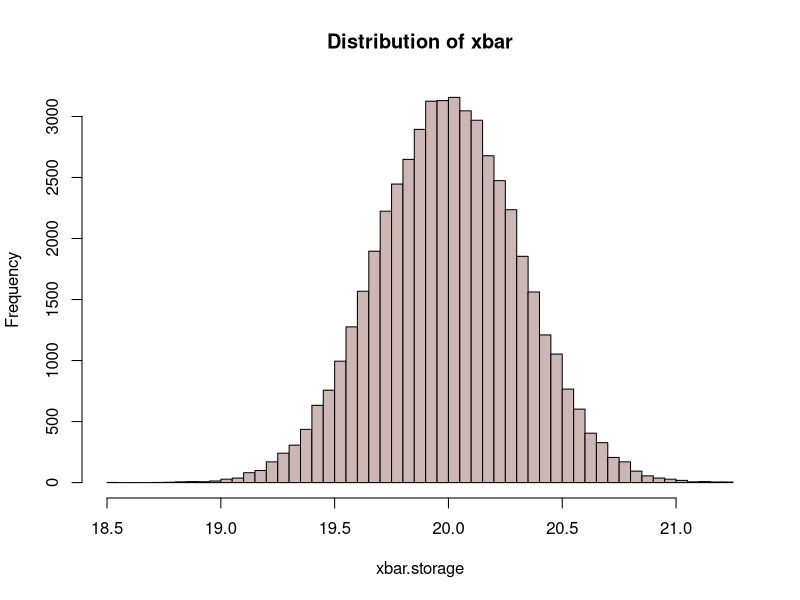
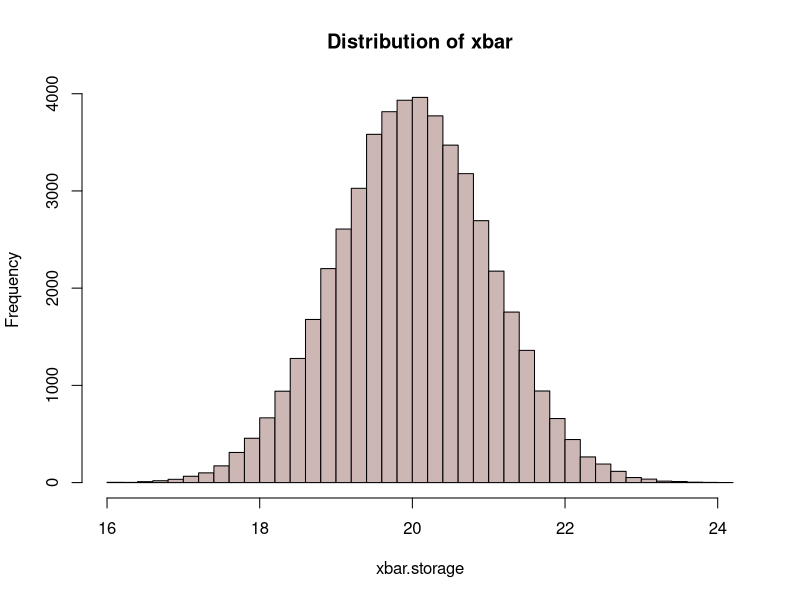
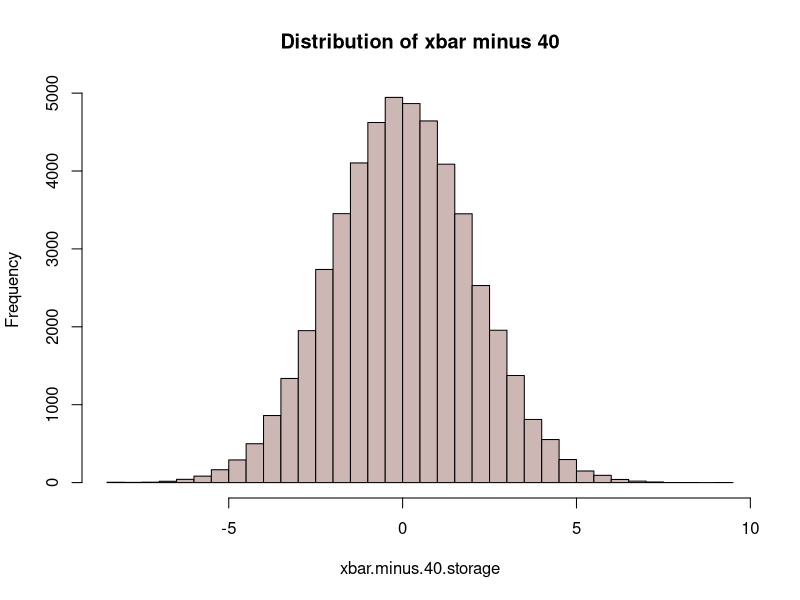
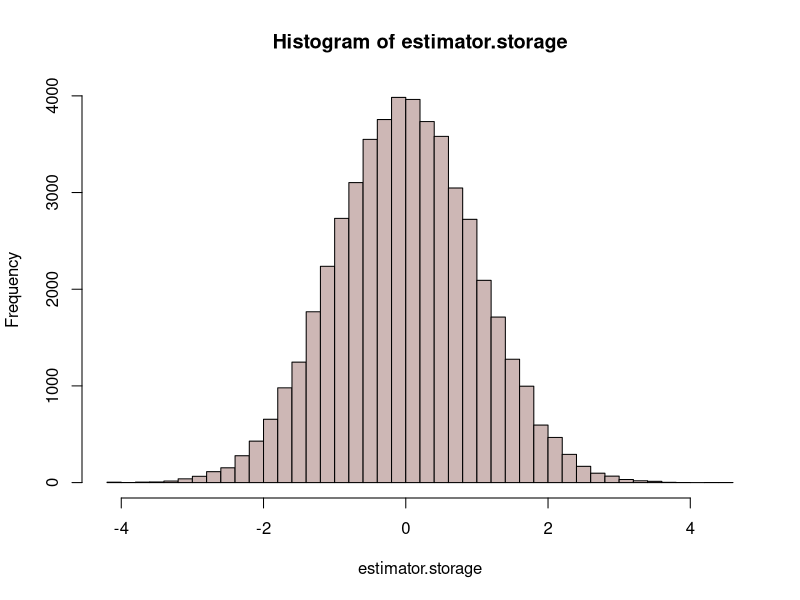
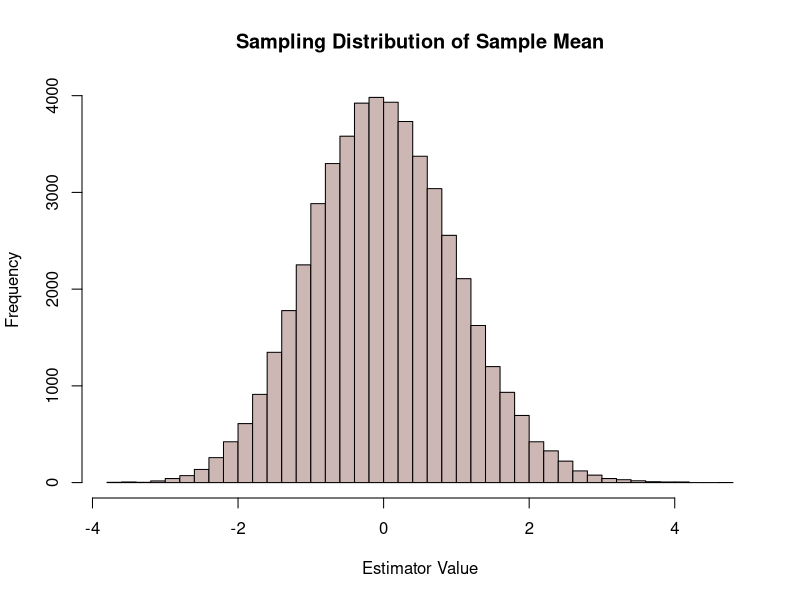
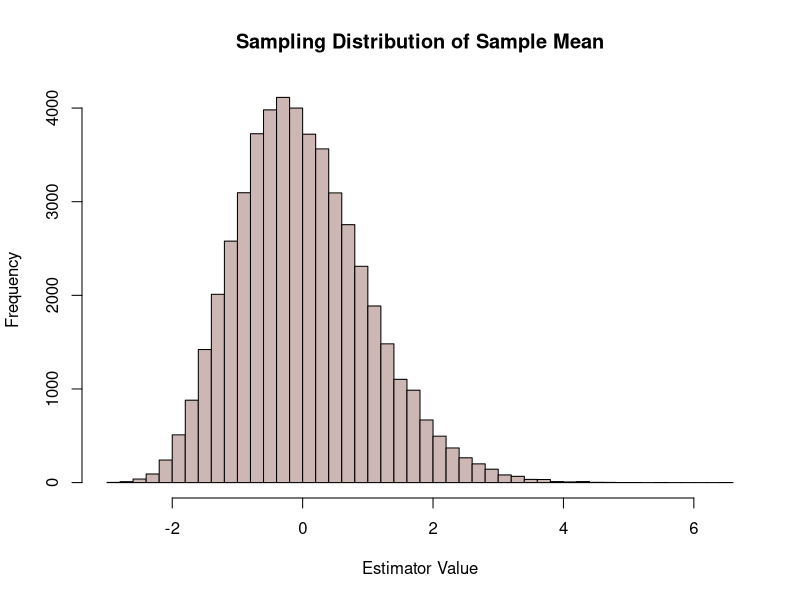
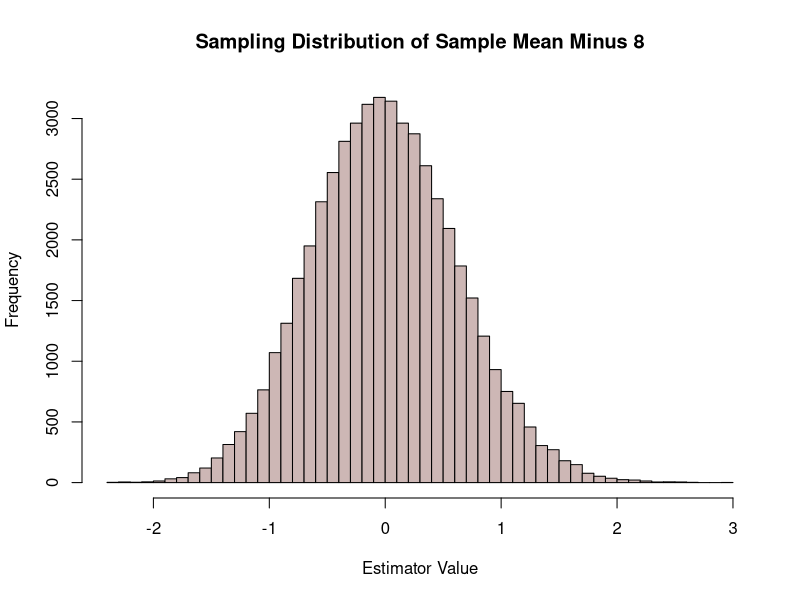
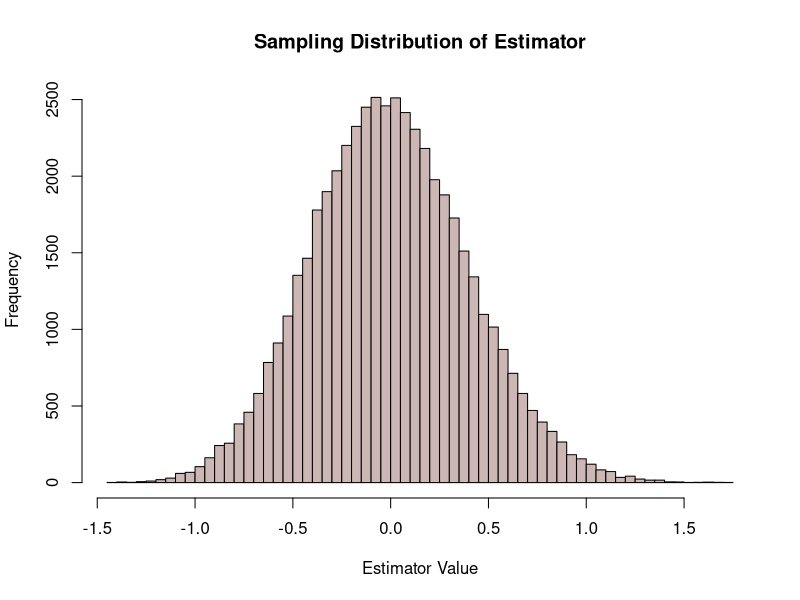

Generate these figures, in order, with R:
## ---- chunk 1
knitr::opts_chunk$set(echo = TRUE)
## ---- chunk 2

set.seed(12321)

N.mc <- 50000
n <- 40

mu <- 20
sigma <- sqrt(4)

xbar.storage <- c()
for (i in 1:N.mc) {
  samp <- rnorm(n, mean = mu, sd = sigma)
  
  xbar.storage[i] <- mean(samp)
}

hist(xbar.storage, 
     col = "mistyrose3", 
     breaks = 50,
     main = "Distribution of xbar")


## ---- chunk 3
mean(xbar.storage)
var(xbar.storage)
## ---- chunk 4
set.seed(12321)

N.mc <- 50000
n <- 4

mu <- 20
sigma <- sqrt(4)

xbar.storage <- c()
for (i in 1:N.mc) {
  samp <- rnorm(n, mean = mu, sd = sigma)
  
  xbar.storage[i] <- mean(samp)
}

hist(xbar.storage, 
     col = "mistyrose3", 
     breaks = 50,
     main = "Distribution of xbar")
## ---- chunk 5
mean(xbar.storage)
var(xbar.storage)
## ---- chunk 6
set.seed(888)

N.mc <- 50000
n <- 9

mu <- 40
sigma <- sqrt(36)

xbar.minus.40.storage <- c()

for (i in 1:N.mc) {
  samp <- rnorm(n, mean = mu, sd = sigma)
  
  xbar.minus.40.storage[i] <- mean(samp) - mu
}

hist(xbar.minus.40.storage, 
     col = "mistyrose3", 
     breaks = 50,
     main = "Distribution of xbar minus 40")
## ---- chunk 7
mean(xbar.minus.40.storage)
var(xbar.minus.40.storage)
## ---- chunk 8
set.seed(888)

N.mc <- 50000
n <- 9

mu <- 40
sigma <- sqrt(36)

estimator.storage <-c()

for (i in 1:N.mc) {
  samp <-  rnorm(n, mean = mu, sd = sigma)
  
  estimator.storage[i] <- (mean(samp) - 40) / (sigma/sqrt(n) )
}

hist(estimator.storage, 
     col = "mistyrose3",
     breaks = 50)


## ---- chunk 9
mean(estimator.storage)
var(estimator.storage)
## ---- chunk 10
set.seed(12321)

N.mc <- 50000
n <- 40
lambda <- 8

estimator.storage <-c()

for (i in 1:N.mc) {
  samp <- rchisq(n, lambda)
  
  estimator.storage[i] <- (mean(samp) - lambda) / sqrt((2*lambda)/n)
}

hist(estimator.storage, 
     col = "mistyrose3",
     breaks = 50,
     main = "Sampling Distribution of Sample Mean",
     xlab = "Estimator Value")


## ---- chunk 11
mean(estimator.storage)
var(estimator.storage)
## ---- chunk 12
set.seed(12321)

N.mc <- 50000
n <- 4
lambda <- 8

estimator.storage <-c()

for (i in 1:N.mc) {
  samp <- rchisq(n, lambda)
  
  estimator.storage[i] <- (mean(samp) - lambda) / sqrt((2*lambda)/n)
}

hist(estimator.storage, 
     col = "mistyrose3",
     breaks = 50,
     main = "Sampling Distribution of Sample Mean",
     xlab = "Estimator Value")


## ---- chunk 13
mean(estimator.storage)
var(estimator.storage)
## ---- chunk 14
set.seed(12321)

N.mc <- 50000
n <- 40
lambda <- 8

estimator.storage <-c()

for (i in 1:N.mc) {
  samp <- rchisq(n, lambda)
  
  estimator.storage[i] <- mean(samp) - 8
}

hist(estimator.storage, 
     col = "mistyrose3",
     breaks = 50,
     main = "Sampling Distribution of Sample Mean Minus 8",
     xlab = "Estimator Value")

## ---- chunk 15
mean(estimator.storage)
var(estimator.storage)
## ---- chunk 16
set.seed(888)

N.mc <- 50000
n <- 40
lambda <- 8

estimator.storage <-c()

for (i in 1:N.mc) {
  samp <- rchisq(n, lambda)
  
  estimator.storage[i] <- ((mean(samp) - 8) * 4) / sqrt(40)
}

hist(estimator.storage, 
     col = "mistyrose3",
     breaks = 50,
     main = "Sampling Distribution of Estimator",
     xlab = "Estimator Value")


## ---- chunk 17
mean(estimator.storage)
var(estimator.storage)
## ---- chunk 18
set.seed(888)

N.mc <- 50000
n <- 9
mu <- 40
sigma <- 6

estimator.storage <-c()

for (i in 1:N.mc) {
  samp <- rnorm(n, mu, sigma)
  
  estimator.storage[i] <- (mean(samp) - mu) / (sd(samp) / sqrt(n))
}

hist(estimator.storage, 
     col = "mistyrose3",
     breaks = 50,
     xlab = "Estimator Value")

## ---- chunk 19
mean(estimator.storage)
var(estimator.storage)
## ---- chunk 20
set.seed(888)

N.mc <- 50000
mu <- 40
sigma <- 6

n_values <- c(9, 20, 30)

for (n in n_values) {
  estimator.storage <-c()

  for (i in 1:N.mc) {
    samp <- rnorm(n, mu, sigma)

    estimator.storage[i] <- (mean(samp) - mu) / (sd(samp) / sqrt(n))
  }

  hist(estimator.storage, 
       col = "mistyrose3",
       breaks = 50,
       xlab = "Estimator Value")
}

## ---- chunk 21
mean(estimator.storage)
var(estimator.storage)
